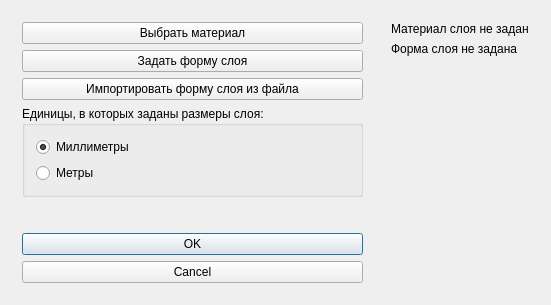
<?xml version="1.0" encoding="UTF-8"?>
<ui version="4.0">
 <class>VWindowLayer</class>
 <widget class="QMainWindow" name="VWindowLayer">
  <property name="windowModality">
   <enum>Qt::WindowModal</enum>
  </property>
  <property name="geometry">
   <rect>
    <x>0</x>
    <y>0</y>
    <width>551</width>
    <height>305</height>
   </rect>
  </property>
  <property name="windowTitle">
   <string>Создание слоя</string>
  </property>
  <widget class="QWidget" name="centralWidget">
   <property name="sizePolicy">
    <sizepolicy hsizetype="Preferred" vsizetype="Preferred">
     <horstretch>0</horstretch>
     <verstretch>0</verstretch>
    </sizepolicy>
   </property>
   <layout class="QHBoxLayout" name="horizontalLayout">
    <item>
     <widget class="QWidget" name="buttonsWidget" native="true">
      <layout class="QVBoxLayout" name="verticalLayout">
       <item>
        <widget class="QPushButton" name="chooseMaterialButton">
         <property name="text">
          <string>Выбрать материал</string>
         </property>
        </widget>
       </item>
       <item>
        <widget class="QPushButton" name="createManualLabel">
         <property name="text">
          <string>Задать форму слоя</string>
         </property>
        </widget>
       </item>
       <item>
        <widget class="QPushButton" name="createFromFileButton">
         <property name="text">
          <string>Импортировать форму слоя из файла</string>
         </property>
        </widget>
       </item>
       <item>
        <widget class="QGroupBox" name="unitsBox">
         <property name="title">
          <string>Единицы, в которых заданы размеры слоя:</string>
         </property>
         <layout class="QVBoxLayout" name="verticalLayout_3">
          <item>
           <widget class="QRadioButton" name="mmRadioButton">
            <property name="text">
             <string>Миллиметры</string>
            </property>
            <property name="checked">
             <bool>true</bool>
            </property>
           </widget>
          </item>
          <item>
           <widget class="QRadioButton" name="mRadioButton">
            <property name="text">
             <string>Метры</string>
            </property>
           </widget>
          </item>
         </layout>
        </widget>
       </item>
       <item>
        <spacer name="verticalSpacer">
         <property name="orientation">
          <enum>Qt::Vertical</enum>
         </property>
         <property name="sizeHint" stdset="0">
          <size>
           <width>20</width>
           <height>40</height>
          </size>
         </property>
        </spacer>
       </item>
       <item>
        <widget class="QDialogButtonBox" name="buttonBox">
         <property name="sizePolicy">
          <sizepolicy hsizetype="Expanding" vsizetype="Fixed">
           <horstretch>0</horstretch>
           <verstretch>0</verstretch>
          </sizepolicy>
         </property>
         <property name="orientation">
          <enum>Qt::Vertical</enum>
         </property>
         <property name="standardButtons">
          <set>QDialogButtonBox::Cancel|QDialogButtonBox::Ok</set>
         </property>
         <property name="centerButtons">
          <bool>true</bool>
         </property>
        </widget>
       </item>
      </layout>
     </widget>
    </item>
    <item>
     <widget class="QWidget" name="infoWidget" native="true">
      <layout class="QVBoxLayout" name="verticalLayout_2">
       <item>
        <widget class="QLabel" name="materialStatusLabel">
         <property name="sizePolicy">
          <sizepolicy hsizetype="Preferred" vsizetype="Fixed">
           <horstretch>0</horstretch>
           <verstretch>0</verstretch>
          </sizepolicy>
         </property>
         <property name="text">
          <string>Материал слоя не задан</string>
         </property>
        </widget>
       </item>
       <item>
        <widget class="QLabel" name="geometryStatusLabel">
         <property name="sizePolicy">
          <sizepolicy hsizetype="Preferred" vsizetype="Fixed">
           <horstretch>0</horstretch>
           <verstretch>0</verstretch>
          </sizepolicy>
         </property>
         <property name="text">
          <string>Форма слоя не задана</string>
         </property>
        </widget>
       </item>
       <item>
        <spacer name="verticalSpacer_2">
         <property name="orientation">
          <enum>Qt::Vertical</enum>
         </property>
         <property name="sizeHint" stdset="0">
          <size>
           <width>20</width>
           <height>220</height>
          </size>
         </property>
        </spacer>
       </item>
      </layout>
     </widget>
    </item>
   </layout>
  </widget>
 </widget>
 <layoutdefault spacing="6" margin="11"/>
 <resources/>
 <connections/>
</ui>
